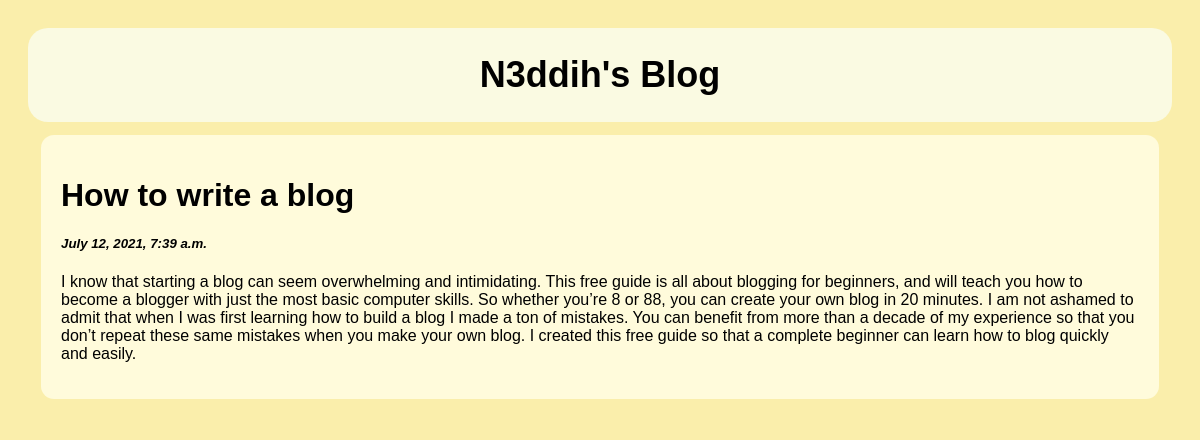
/post/1, run on the app's committed database.
### posts/models.py (models this page shows)
class Post(models.Model):
	title = models.CharField(max_length=100)
	body = models.CharField(max_length=1000000)
	created_at = models.DateTimeField(default=datetime.now, blank=True)

### posts/views.py (the view)
# urls.py: path('post/<int:id>', views.post, name='post'),
def post(request, id):
	post = Post.objects.get(id=id)
	return render(request, 'post.html', {'post' : post})

### template/post.html (shortened to what this page needs)
<!DOCTYPE html>
<html lang="en">
<head>
</head>
<body>
	<div class="header">
		<a href="/"  style="text-decoration: none; color: black;">
			<h1>N3ddih's Blog</h1>
		</a>
	</div>
	<div class="row">
		<div class="leftcolumn">
			<div class="card">
				<h1>{{post.title}}</h1>
				<h5 style="font-style: italic;">{{post.created_at}}</h5>
				<p>{{post.body}}</p>
			</div>
		</div>
	</div>
</body>
</html>

### template/post.html (style rules this page uses)
* { box-sizing: border-box; }
body { font-family: Arial, Helvetica, sans-serif; padding: 20px; background: #faeeab; }
.header { border-radius: 20px; padding: 2px; font-size: 18px; text-align: center; background: #fafae2; }
.leftcolumn { float: left; width: 100%; }
.card { border-radius: 13px; background-color: #fffbdb; padding: 20px; margin: 13px; }
.row:after { content: ""; display: table; clear: both; }

### data on the page
Post: title "How to write a blog", created_at "July 12, 2021, 7:39 a.m.", body "I know that starting a blog can seem overwhelming and intimidating. This free guide is all about blogging for beginners, and will teach you how to become a blogger with just the most basic computer skills. So whether you’re 8 or 88, you can create your own blog in 20 minutes. I am not ashamed to admit that when I was first learning how to build a blog I made a ton of mistakes. You can benefit from more than a decade of my experience so that you don’t repeat these same mistakes when you make your own blog. I created this free guide so that a complete beginner can learn how to blog quickly and easily."
